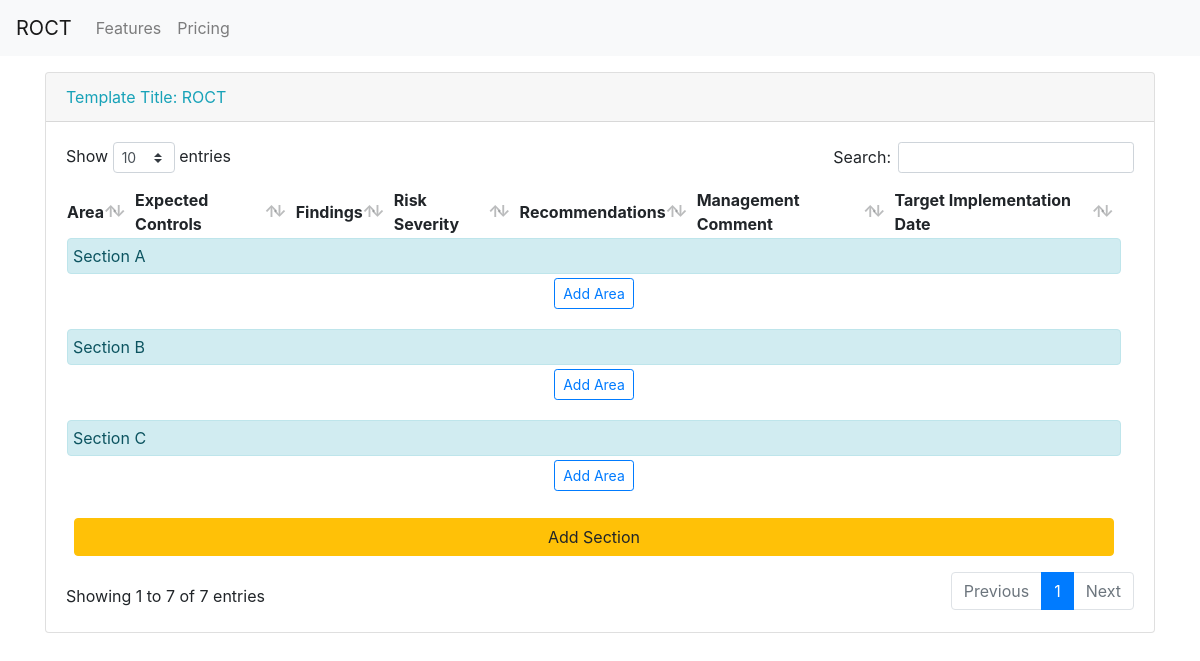
/edit/6, run on the app's committed database.
### core/models.py (models this page shows, shortened)
class Template(models.Model):
    template_name = models.CharField(max_length=100, verbose_name="Template Name")
    regional_office = models.ForeignKey("RO", verbose_name="Regional Office", on_delete=models.CASCADE)
    country_office = models.ForeignKey("CO", verbose_name="Country Office", on_delete=models.CASCADE)
    business_unit = models.ForeignKey("BU", verbose_name="Business Unit", on_delete=models.CASCADE)
    class Meta:
        verbose_name = "Template"

class Section(models.Model):
    section_name = models.CharField(max_length=100, verbose_name="Section name")
    template = models.ManyToManyField("Template", verbose_name="template")
    class Meta:
        verbose_name = "Section"

### core/views.py (the view)
# urls.py: path('edit/<int:template_id>', editTemplate ,name="edit_template"),
def editTemplate(request, template_id):
    section_form = AddSectionForm
    area_form = AddAreaForm
    template = Template.objects.get(pk=template_id)
    sections = Section.objects.filter(template__id = template_id)
    areas = Area.objects.all()
    context = {
        "section_form":section_form,
        "area_form":area_form,
        "template":template,
        "sections":sections,
        "areas":areas,
    }
    if request.method == "POST":
        section_form = AddSectionForm(request.POST)
        area_form = AddAreaForm(request.POST)
        if section_form.is_valid():
            print("Request _section")
            section_name = section_form.cleaned_data.get("section_name")
            section = Section.objects.create(section_name = section_name)
            section.template.add(template) #many to many rel-ship
            return redirect("edit_template", template_id=template.id)
        else:
            section_form = AddSectionForm
        if area_form.is_valid():
            area_name = area_form.cleaned_data.get("area_name")
            expected_controls = area_form.cleaned_data.get("expected_controls")
            print(request.POST.copy()["section_id"])
            section = Section.objects.get(pk=request.POST.copy()["section_id"])
            area = Area.objects.create(area_name = area_name, expected_controls = expected_controls, section=section)
            print(area)
            return redirect("edit_template", template_id=template.id)
    else:
        return render(request, "core/edit_template.html", context)

### core/templates/core/edit_template.html (shortened to what this page needs)
{% extends "core/base.html" %}
{% load crispy_forms_tags %}
{% load widget_tweaks %}
{% load static %}
{% block content %}
<div class="container">
    <div class="card mt-3 mb-4">
        <div class="card-header text-info">Template Title: {{ template.template_name }}</div>
        <div class="card-body">
            <table id="{{ template.id }}" data-order="[]" class="display bordered" >
                <thead>
                    <tr>
                        <th>Area   </th>
                        <th> Expected Controls</th>
                        <th>Findings</th>
                        <th>Risk Severity</th>
                        <th>Recommendations</th>
                        <th>Management Comment</th>
                        <th>Target Implementation Date</th>
                    </tr>
                </thead>
                <tbody>
                    {% for section in sections %}
                    <tr>
                        <td colspan="7">
                            <div class="alert alert-info mb-1 " style="padding: 5px !important">{{ section.section_name }}
                            </div>
                            <div class="text-center mb-3 mt-0">
                            <button class="btn btn-outline-primary btn-sm" data-toggle="collapse" data-target="#form-{{ section.id }}">Add Area</button>
                            </div>
                        </td>
                        <td></td>
                        <td></td>
                        <td></td>
                        <td></td>
                        <td></td>
                        <td></td>
                    </tr>
                    <tr>
                        <td colspan="7" class="text-center" valign = "top" style="left: 0">
                        </td>
                        <td></td>
                        <td></td>
                        <td></td>
                        <td></td>
                        <td></td>
                        <td></td>
                    </tr>
                    {% endfor %}
                    <tr>
                        <td colspan="7" class="text-center p-2">
                            <button class="btn btn-warning btn-block" data-toggle="collapse"
                                data-target="#add-section-{{ template.id }}">Add Section</button>
                        </td>
                        <td></td>
                        <td></td>
                        <td></td>
                        <td></td>
                        <td></td>
                        <td></td>
                    </tr>
                </tbody>
            </table>
        </div>
    </div>
</div>
{% endblock %}

### core/templates/core/edit_template.html (style rules this page uses)
table { empty-cells: hide; }

### data on the page
Template: template_name "ROCT"
Section: section_name "Section A"
Section: section_name "Section B"
Section: section_name "Section C"
